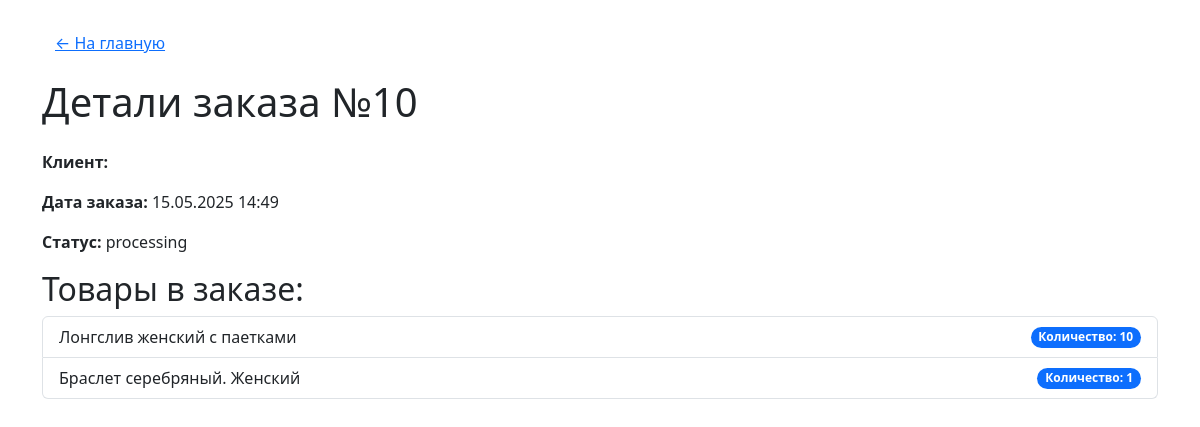
The app's page /order/10/ with its own data.
### shop/models.py (models this page shows, shortened)
class Order(models.Model):
    client = models.ForeignKey(Client, on_delete=models.CASCADE, verbose_name="Клиент")
    date_ordered = models.DateTimeField(auto_now_add=True, verbose_name="Дата заказа")
    status = models.CharField(max_length=50, choices=[('processing', 'В процессе'), ('shipped', 'Отправлен')], verbose_name="Статус")
    total_price = models.DecimalField(max_digits=10, decimal_places=2, verbose_name="Общая сумма", default=0)
    date_received = models.DateTimeField(blank=True, null=True, verbose_name="Дата получения")
    class Meta:
        verbose_name = "Заказ"
        verbose_name_plural = "Заказы"

class OrderItem(models.Model):
    order = models.ForeignKey(Order, on_delete=models.CASCADE, related_name='order_items')
    product = models.ForeignKey(Product, on_delete=models.CASCADE, related_name='order_items')
    quantity = models.PositiveIntegerField()
    added_to_cart_date = models.DateTimeField(auto_now_add=True, verbose_name="Дата добавления в корзину")
    ordered = models.BooleanField(default=False, verbose_name="Заказан")
    class Meta:
        verbose_name = "Товар в заказе"
        verbose_name_plural = "Товары в заказах"

class Product(models.Model):
    GENDER_CHOICES = [
        ('male', 'Мужской'),
        ('female', 'Женский'),
        ('kids', 'Детский'),
    ]
    name = models.CharField(max_length=200, verbose_name="Название товара")
    description = models.TextField(blank=True, verbose_name="Описание товара")
    price = models.DecimalField(max_digits=10, decimal_places=2, verbose_name="Цена")
    category = models.ForeignKey(ProductCategory, on_delete=models.CASCADE, related_name="products", verbose_name="Категория")
    stock_quantity = models.PositiveIntegerField(verbose_name="Количество на складе")
    image = models.ImageField(upload_to='product_images/', blank=True, null=True, verbose_name="Изображение")
    gender = models.CharField(max_length=10, choices=GENDER_CHOICES, default='unisex', verbose_name="Пол")
    created_by = models.ForeignKey(User, on_delete=models.SET_NULL, null=True, verbose_name="Создатель")
    brand = models.CharField(max_length=100, verbose_name="Бренд", default='UnknownBrand')
    size = models.CharField(max_length=50, verbose_name="Размер", default='Unknown')
    class Meta:
        verbose_name = "Товар"
        verbose_name_plural = "Товары"

### shop/views.py (the view)
# urls.py: path('order/<int:pk>/', views.order_detail, name='order_detail'),
def order_detail(request, pk):
    order = get_object_or_404(Order, pk=pk)
    return render(request, 'order_detail.html', {'order': order})

### shop/templates/order_detail.html (shortened to what this page needs)
<!DOCTYPE html>
<html lang="ru">
<head>
    <link href="https://cdn.jsdelivr.net/npm/bootstrap@5.3.0/dist/css/bootstrap.min.css" rel="stylesheet">
</head>
<body>
<div class="container py-4">
    <a href="{% url 'shop:home' %}" class="btn btn-link mb-3">← На главную</a>
    <h1 class="mb-4">Детали заказа №{{ order.id }}</h1>
    <div class="mb-3">
        <p><strong>Клиент:</strong> {{ order.customer_name }}</p>
        <p><strong>Дата заказа:</strong> {{ order.date_ordered|date:"d.m.Y H:i" }}</p>
        <p><strong>Статус:</strong> {{ order.status }}</p>
    </div>
    <h2>Товары в заказе:</h2>
    <ul class="list-group mb-4">
        {% for item in order.order_items.all %}
            <li class="list-group-item d-flex justify-content-between align-items-center">
                {{ item.product.name }}
                <span class="badge bg-primary rounded-pill">Количество: {{ item.quantity }}</span>
            </li>
        {% empty %}
            <li class="list-group-item">Нет товаров в заказе.</li>
        {% endfor %}
    </ul>
</div>
</body>
</html>

### records on screen
Order: id "10", date_ordered "15.05.2025 14:49", status "processing"
OrderItem: product.name "Лонгслив женский с паетками", quantity "10"
OrderItem: product.name "Браслет серебряный. Женский", quantity "1"
